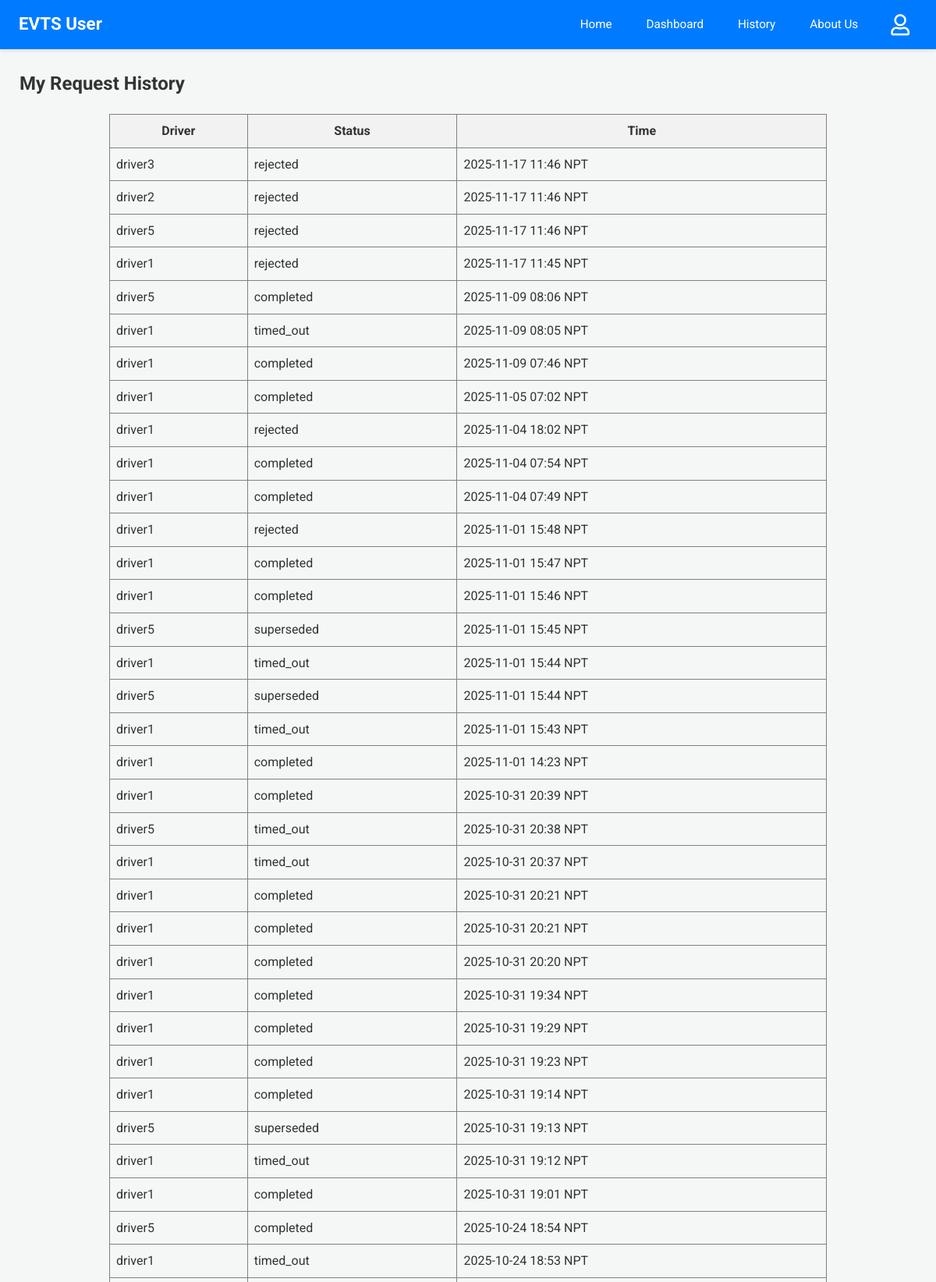
Page /user-history (signed in, upper part) on the committed database.
### app.py (models this page shows)
class Driver(db.Model):
    email = db.Column(db.String(120), primary_key=True)
    name = db.Column(db.String(100))
    phone = db.Column(db.String(15))
    password = db.Column(db.String(256)) # Increased length for hash
    vehicle = db.Column(db.String(50))
    node = db.Column(db.String(10), nullable=False)
    is_approved = db.Column(db.Boolean, default=False, nullable=False)

class RideRequest(db.Model):
    __tablename__ = 'ride_request'
    id = db.Column(db.Integer, primary_key=True)
    user_email = db.Column(db.String(100), nullable=False)
    driver_email = db.Column(db.String(100), nullable=False)
    user_latitude_at_request = db.Column(db.Float, nullable=True)
    user_longitude_at_request = db.Column(db.Float, nullable=True)
    timestamp = db.Column(db.DateTime, default=lambda: datetime.now(timezone.utc))
    status = db.Column(db.String(20), default='Pending')

### app.py (the view)
@app.route('/user-history')
@login_required_user
def user_history():
    reqs_db = RideRequest.query.filter_by(user_email=session['user']).order_by(RideRequest.timestamp.desc()).all()
    s_reqs = [{'driver_name': (Driver.query.get(r.driver_email).name or r.driver_email if Driver.query.get(r.driver_email) else "N/A"),
               'status': r.status, 'timestamp': format_datetime_npt(r.timestamp)} for r in reqs_db]
    response = make_response(render_template('user_history.html', requests=s_reqs))
    return add_no_cache_to_response(response)

### app.py (called while the page is built)
def format_datetime_npt(dt_utc):
    if dt_utc is None: return "N/A"
    if dt_utc.tzinfo is None or dt_utc.tzinfo.utcoffset(dt_utc) is None:
        dt_utc = dt_utc.replace(tzinfo=timezone.utc)
    else:
        dt_utc = dt_utc.astimezone(timezone.utc)
    dt_npt = dt_utc.astimezone(NPT)
    return dt_npt.strftime('%Y-%m-%d %H:%M NPT')

def login_required_user(f):
    @wraps(f)
    def decorated_function(*args, **kwargs):
        if 'user' not in session:
            return redirect(url_for('login', next=request.url))
        return f(*args, **kwargs)
    return decorated_function

def add_no_cache_to_response(response):
    response.headers["Cache-Control"] = "no-cache, no-store, must-revalidate, public, max-age=0"
    response.headers["Pragma"] = "no-cache"
    response.headers["Expires"] = "0"
    return response

### templates/user_history.html
{% extends 'user_base.html' %}
{% block content %}
<h2>My Request History</h2>
{% if requests %}
<table border="1" cellpadding="8" cellspacing="0" style="border-collapse: collapse; width: 80%; margin: 20px auto;">
  <thead>
    <tr style="background-color: #f2f2f2;">
      <th>Driver</th>
      <th>Status</th>
      <th>Time</th>
    </tr>
  </thead>
  <tbody>
  {% for req in requests %}
  <tr>
    <td>{{ req.driver_name }}</td>
    <td>{{ req.status }}</td>
    <td>{{ req.timestamp }}</td>
  </tr>
  {% endfor %}
  </tbody>
</table>
{% else %}
<p>You have no ride request history.</p>
{% endif %}
{% endblock %}

### static/css/dashboard_styles.css (style rules this page uses)
body { font-family: 'Roboto', 'Segoe UI', Tahoma, Geneva, Verdana, sans-serif; margin: 0; background-color: #f4f7f6; color: #333; line-height: 1.6; }
.dashboard-content h2, .dashboard-content h3, .dashboard-content h4 { color: #333; margin-top: 0; }

### rows in the picture
Driver: driver_name "driver3"
RideRequest: status "rejected"
Driver: driver_name "driver2"
RideRequest: status "rejected"
Driver: driver_name "driver5" "driver5" "driver5" "driver5" "driver5" "driver5" "driver5"
RideRequest: status "rejected"
Driver: driver_name "driver1" "driver1" "driver1" "driver1" "driver1" "driver1" "driver1" "driver1" "driver1" "driver1" "driver1" "driver1" "driver1" "driver1" "driver1" "driver1" "driver1" "driver1" "driver1" "driver1" "driver1" "driver1" "driver1" "driver1" "driver1"
RideRequest: status "rejected"
RideRequest: status "completed"
RideRequest: status "timed_out"
RideRequest: status "completed"
RideRequest: status "completed"
RideRequest: status "rejected"
RideRequest: status "completed"
RideRequest: status "completed"
RideRequest: status "rejected"
RideRequest: status "completed"
RideRequest: status "completed"
RideRequest: status "superseded"
RideRequest: status "timed_out"
RideRequest: status "superseded"
RideRequest: status "timed_out"
RideRequest: status "completed"
RideRequest: status "completed"
RideRequest: status "timed_out"
RideRequest: status "timed_out"
RideRequest: status "completed"
RideRequest: status "completed"
RideRequest: status "completed"
RideRequest: status "completed"
RideRequest: status "completed"
RideRequest: status "completed"
RideRequest: status "completed"
RideRequest: status "superseded"
RideRequest: status "timed_out"
RideRequest: status "completed"
RideRequest: status "completed"
RideRequest: status "timed_out"

### other values in the picture
{{ req.timestamp }} "2025-11-17 11:46 NPT" "2025-11-17 11:46 NPT" "2025-11-17 11:46 NPT" "2025-11-17 11:45 NPT" "2025-11-09 08:06 NPT" "2025-11-09 08:05 NPT" "2025-11-09 07:46 NPT" "2025-11-05 07:02 NPT" "2025-11-04 18:02 NPT" "2025-11-04 07:54 NPT" "2025-11-04 07:49 NPT" "2025-11-01 15:48 NPT" "2025-11-01 15:47 NPT" "2025-11-01 15:46 NPT" "2025-11-01 15:45 NPT" "2025-11-01 15:44 NPT" "2025-11-01 15:44 NPT" "2025-11-01 15:43 NPT" "2025-11-01 14:23 NPT" "2025-10-31 20:39 NPT" "2025-10-31 20:38 NPT" "2025-10-31 20:37 NPT" "2025-10-31 20:21 NPT" "2025-10-31 20:21 NPT" "2025-10-31 20:20 NPT" "2025-10-31 19:34 NPT" "2025-10-31 19:29 NPT" "2025-10-31 19:23 NPT" "2025-10-31 19:14 NPT" "2025-10-31 19:13 NPT" "2025-10-31 19:12 NPT" "2025-10-31 19:01 NPT" "2025-10-24 18:54 NPT" "2025-10-24 18:53 NPT"
